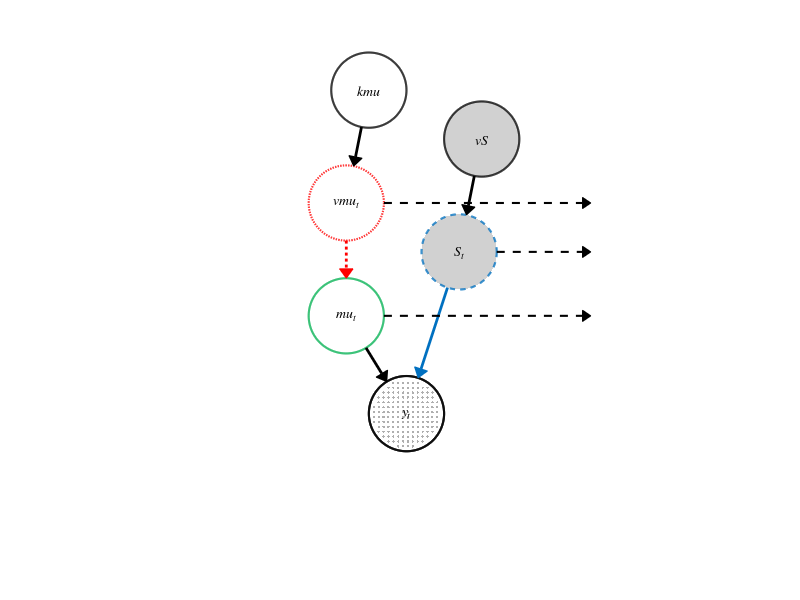

MATLAB code to generate this figure:
function draw_figure1a(ax)
% DRAW_FIGURE1A  Recreates the DAG diagram from figure1a.png programmatically.

if nargin < 1
    figure; ax = gca;
end

axes(ax);
cla(ax);
hold(ax, 'on');
axis(ax, 'equal');
axis(ax, 'off');
xlim(ax, [0 10]);
ylim(ax, [0 13]);

green = [0 176 80]./255;
red   = [255 0 0]./255;
blue  = [0 112 192]./255;
gray  = [0.82 0.82 0.82];

r = 1;   % circle radius

% --- Node centres (x, y) ---
pos.kmu = [3.8, 11.8];
pos.vS = [6.8, 10.5];
pos.vmu = [3.2,  8.8];
pos.S  = [6.2,  7.5];
pos.mu  = [3.2,  5.8];
pos.yt  = [4.8,  3.2];

% =========================================================
% Helper: draw arrowhead as a filled triangle in data coords
% hw = half-width, hl = head length
% =========================================================
    function draw_arrowhead(x_tip, y_tip, dx, dy, col, hw, hl)
        % Normalise direction
        d = sqrt(dx^2 + dy^2);
        ux = dx/d; uy = dy/d;
        % Perpendicular
        px = -uy; py = ux;
        % Three vertices: tip, left-base, right-base
        xv = [x_tip, x_tip - hl*ux + hw*px, x_tip - hl*ux - hw*px];
        yv = [y_tip, y_tip - hl*uy + hw*py, y_tip - hl*uy - hw*py];
        patch(ax, xv, yv, col, 'EdgeColor', col, 'LineWidth', 0.5);
    end

% =========================================================
% Helper: draw a filled circle
% =========================================================
    function draw_circle(cx, cy, radius, facecolor, edgecolor, linestyle, lw, pattern)
        if nargin < 8, pattern = 'none'; end
        theta = linspace(0, 2*pi, 360);
        xc = cx + radius*cos(theta);
        yc = cy + radius*sin(theta);
        fill(ax, xc, yc, facecolor, 'EdgeColor', edgecolor, ...
            'LineStyle', linestyle, 'LineWidth', lw);
        if strcmp(pattern, 'stipple')
            dot_spacing = 0.13;
            xs = cx - radius : dot_spacing : cx + radius;
            ys = cy - radius : dot_spacing : cy + radius;
            [gx, gy] = meshgrid(xs, ys);
            inside = (gx-cx).^2 + (gy-cy).^2 <= (radius*0.92)^2;
            scatter(ax, gx(inside), gy(inside), 3, [0.55 0.55 0.55], ...
                'filled', 'MarkerFaceAlpha', 0.7);
        end
    end

% =========================================================
% Draw nodes
% =========================================================

draw_circle(pos.kmu(1), pos.kmu(2), r, [1 1 1], [0 0 0], '-', 1.5);
text(ax, pos.kmu(1), pos.kmu(2), '\itkmu', ...
    'HorizontalAlignment','center','VerticalAlignment','middle', ...
    'FontName','Times','FontSize',10,'FontWeight','bold');

draw_circle(pos.vS(1), pos.vS(2), r, gray, [0 0 0], '-', 1.5);
text(ax, pos.vS(1), pos.vS(2), '\itvS', ...
    'HorizontalAlignment','center','VerticalAlignment','middle', ...
    'FontName','Times','FontSize',10,'FontWeight','bold');

draw_circle(pos.vmu(1), pos.vmu(2), r, [1 1 1], red, ':', 1.5);
text(ax, pos.vmu(1), pos.vmu(2), '\itvmu_t', ...
    'HorizontalAlignment','center','VerticalAlignment','middle', ...
    'FontName','Times','FontSize',10,'FontWeight','bold');

draw_circle(pos.S(1), pos.S(2), r, gray, blue, '--', 1.5);
text(ax, pos.S(1), pos.S(2), '\itS_t', ...
    'HorizontalAlignment','center','VerticalAlignment','middle', ...
    'FontName','Times','FontSize',10,'FontWeight','bold');

draw_circle(pos.mu(1), pos.mu(2), r, [1 1 1], green, '-', 1.5);
text(ax, pos.mu(1), pos.mu(2), '\itmu_t', ...
    'HorizontalAlignment','center','VerticalAlignment','middle', ...
    'FontName','Times','FontSize',10,'FontWeight','bold');

% y_t: stipple fill then redraw border on top
draw_circle(pos.yt(1), pos.yt(2), r, [1 1 1], [0 0 0], '-', 1.5, 'stipple');
theta = linspace(0,2*pi,360);
plot(ax, pos.yt(1)+r*cos(theta), pos.yt(2)+r*sin(theta), 'k-', 'LineWidth', 1.5);
text(ax, pos.yt(1), pos.yt(2), '\ity_t', ...
    'HorizontalAlignment','center','VerticalAlignment','middle', ...
    'FontName','Times','FontSize',10,'FontWeight','bold');

% =========================================================
% Helper: arrow between edges of two circles (all in data coords)
% =========================================================
    function edge_arrow(p1, p2, col, lw, lstyle, hw, hl)
        dx = p2(1)-p1(1); dy = p2(2)-p1(2);
        d  = sqrt(dx^2+dy^2);
        ux = dx/d; uy = dy/d;
        x1 = p1(1) + r*ux;  y1 = p1(2) + r*uy;
        x2 = p2(1) - r*ux;  y2 = p2(2) - r*uy;
        % Shorten shaft slightly so it doesn't overlap the arrowhead
        xs = x2 - hl*ux;    ys = y2 - hl*uy;
        plot(ax, [x1 xs], [y1 ys], 'Color', col, 'LineWidth', lw, 'LineStyle', lstyle);
        draw_arrowhead(x2, y2, dx, dy, col, hw, hl);
    end

    function dashed_arrow_right(px, py, x_end, col, lw, hw, hl)
        x_start = px + r;
        xs = x_end - hl;   % shorten shaft for arrowhead
        plot(ax, [x_start xs], [py py], 'Color', col, 'LineWidth', lw, 'LineStyle', '--');
        draw_arrowhead(x_end, py, 1, 0, col, hw, hl);
    end

% =========================================================
% Draw edges
% =========================================================
edge_arrow(pos.kmu, pos.vmu, [0 0 0], 2.0, '-',  0.18, 0.25);
edge_arrow(pos.vS, pos.S,  [0 0 0], 2.0, '-',  0.18, 0.25);
edge_arrow(pos.vmu, pos.mu,  red,     2.0, ':',   0.18, 0.25);
edge_arrow(pos.mu,  pos.yt,  [0 0 0], 2.0, '-',  0.18, 0.25);
edge_arrow(pos.S,  pos.yt,  blue,    2.0, '-',  0.18, 0.25);

% Three rightward dashed arrows, all ending at same x
x_end_common = max([pos.vmu(1), pos.S(1), pos.mu(1)]) + r + 2.5;
dashed_arrow_right(pos.vmu(1), pos.vmu(2), x_end_common, [0 0 0], 1.5, 0.15, 0.22);
dashed_arrow_right(pos.S(1),  pos.S(2),  x_end_common, [0 0 0], 1.5, 0.15, 0.22);
dashed_arrow_right(pos.mu(1),  pos.mu(2),  x_end_common, [0 0 0], 1.5, 0.15, 0.22);

hold(ax,'off');
end
